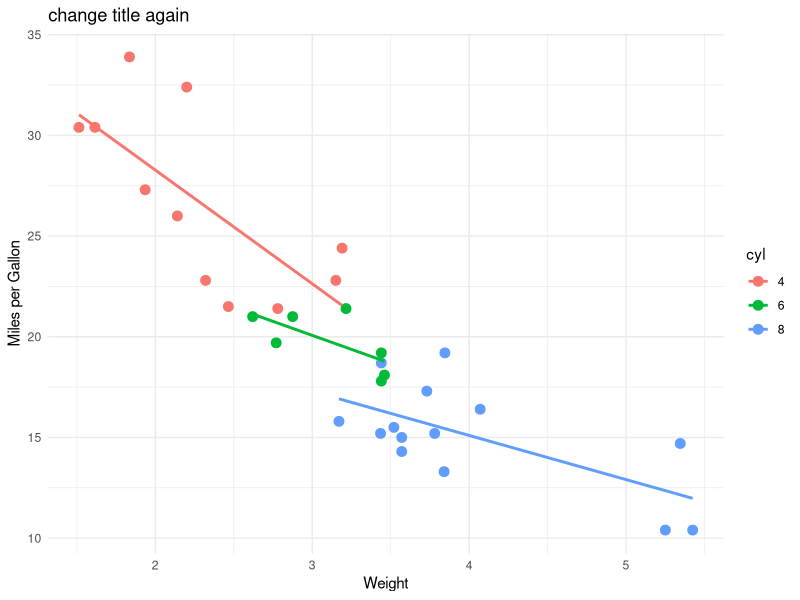

This figure's R source:
library(dplyr)
library(ggplot2)

# Load dataset
data("mtcars")

# Convert rownames to a column
mtcars <- mtcars %>%
  mutate(car = rownames(mtcars))

# Create categorical variables
mtcars <- mtcars %>%
  mutate(
    cyl = factor(cyl),
    gear = factor(gear),
    efficiency = ifelse(mpg > median(mpg), "High", "Low")
  )

# Summary statistics by cylinders
summary_table <- mtcars %>%
  group_by(cyl) %>%
  summarise(
    avg_mpg = mean(mpg),
    avg_hp = mean(hp),
    count = n()
  )

print(summary_table)

# Filter and arrange
filtered <- mtcars %>%
  filter(hp > 100) %>%
  arrange(desc(mpg))

print(filtered)

# Plot
ggplot(mtcars, aes(x = wt, y = mpg, color = cyl)) +
  geom_point(size = 3) +
  geom_smooth(method = "lm", se = FALSE) +
  labs(
    title = "change title again",
    x = "Weight",
    y = "Miles per Gallon"
  ) +
  theme_minimal()
